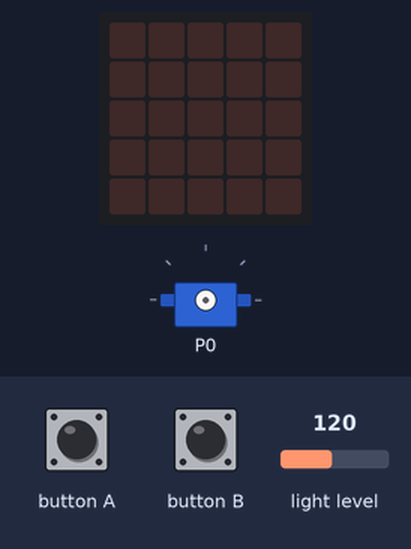
Bench run of a program on a simulated BBC micro:bit (MakeCode). Shown: servo, the board's 5×5 LED display. The test bench sets the inputs (shaded band); at power-on: light level 120. The 48×5 strip is a reading aid, not a part: it shows the text the display is scrolling, unrolled, one strip-width of it at a time.

Above: at 1.2 s.
1.3 s: button A pressed for 0.15 s
At 2.0 s:
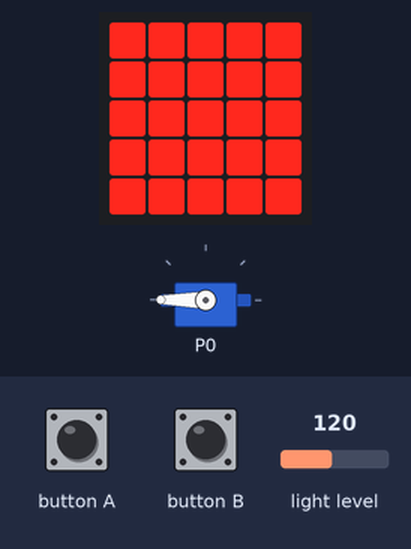
At 2.7 s:
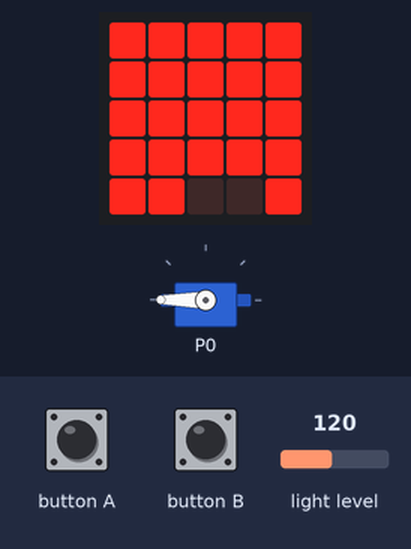
4.4 s: button B pressed for 0.15 s
At 20.8 s:
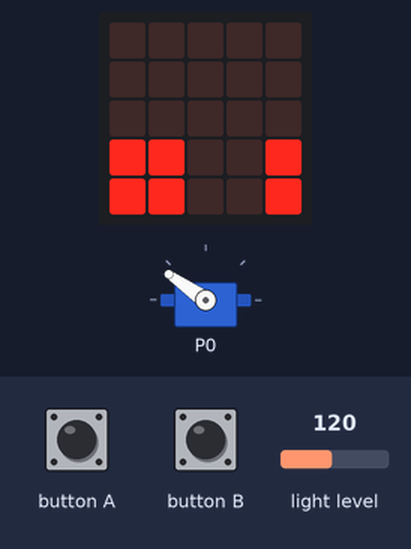
Timing chart, 0 to 21.3 s (numbered marks = the images above; inputs shaded):
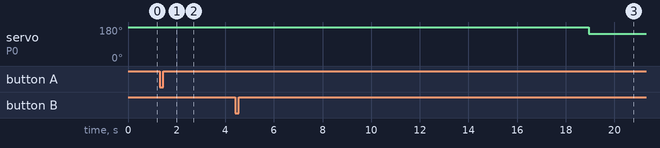

Measured:
- after the input at 1.3 s, the display: changes after 0.15 s (image 1)
- after the input at 4.4 s, servo on P0: 180° → 145° after 14.6 s
- what the display in image 1 shows lasts 0.9 s, from 1.5 s to 2.4 s

The program:

main.ts
```typescript
input.onButtonPressed(Button.A, function () {
    servos.P0.setAngle(180)
    basic.showLeds(`
        # # # # #
        # # # # #
        # # # # #
        # # # # #
        # # # # #
        `)
    basic.pause(500)
    basic.showLeds(`
        # # # # #
        # # # # #
        # # # # #
        # # # # #
        # # . . #
        `)
    basic.pause(500)
    basic.showLeds(`
        # # # # #
        # # # # #
        # # # # #
        # # . . #
        # # . . #
        `)
    basic.pause(500)
    basic.showLeds(`
        # # # # #
        # # # # #
        . . . . .
        # # . . #
        # # . . #
        `)
    basic.pause(500)
    basic.showLeds(`
        # # # # #
        . . . . .
        . . . . .
        # # . . #
        # # . . #
        `)
    basic.pause(500)
    basic.showLeds(`
        . . . . .
        . . . . .
        . . . . .
        # # . . #
        # # . . #
        `)
    basic.pause(2000)
    basic.showString("GARAJE ABIERTO")
})
input.onButtonPressed(Button.B, function () {
    basic.showString("CERRANDO PUERTA")
    servos.P0.setAngle(145)
    basic.pause(2000)
    basic.showLeds(`
        . . . . .
        . . . . .
        . . . . .
        # # . . #
        # # . . #
        `)
    basic.pause(500)
    basic.showLeds(`
        # # # # #
        . . . . .
        . . . . .
        # # . . #
        # # . . #
        `)
    basic.pause(500)
    basic.showLeds(`
        # # # # #
        # # # # #
        . . . . .
        # # . . #
        # # . . #
        `)
    basic.pause(500)
    basic.showLeds(`
        # # # # #
        # # # # #
        # # # # #
        # # . . #
        # # . . #
        `)
    basic.pause(500)
    basic.showLeds(`
        # # # # #
        # # # # #
        # # # # #
        # # # # #
        # # . . #
        `)
    basic.pause(500)
    basic.showLeds(`
        # # # # #
        # # # # #
        # # # # #
        # # # # #
        # # # # #
        `)
    basic.pause(2000)
    basic.showString("GARRAJE CERRADO")
})
basic.forever(function () {
    if (input.lightLevel() < 30) {
        servos.P0.setAngle(180)
    }
})
```

test.ts
```typescript
// aquí va el archivo "tests"; esto no se compilará cuando este paquete se utilice como una extensión.
```
